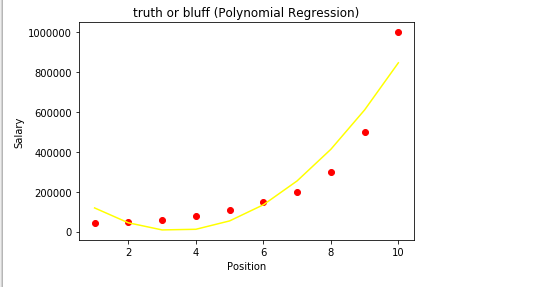

The script that drew this image:
#!/usr/bin/env python2
# -*- coding: utf-8 -*-
"""
Created on Mon Feb 12 15:41:35 2018

@author: meganpolak
"""



import numpy as np 
import matplotlib.pyplot as plt 
import pandas as pd 

dataset=pd.read_csv('Position_Salaries.csv')
X = dataset.iloc[:,1:2].values
y= dataset.iloc[:,2].values

#Fitting Linear Regresion to the dataset 
from sklearn.linear_model import LinearRegression
lin_reg=LinearRegression()
lin_reg.fit(X,y)


#Fitting Polynomial Regression to the dataset 
from sklearn.preprocessing  import PolynomialFeatures 
poly_reg= PolynomialFeatures(degree=2)
X_poly = poly_reg.fit_transform(X)
lin_reg2= LinearRegression()
lin_reg2.fit(X_poly,y)

#Visualizing the Linear Regression results 
plt.scatter(X,y,color='red')
plt.plot(X,lin_reg.predict(X),color='yellow')
plt.title('truth or bluf(Linear Regression')
plt.xlabel('Position')
plt.ylabel('Salary')
plt.show()


#Visualizing the Polynomial Regression results 
plt.scatter(X,y,color='red')
plt.plot(X,lin_reg2.predict(poly_reg.fit_transform(X)),color='yellow')
plt.title('truth or bluff (Polynomial Regression)')
plt.xlabel('Position')
plt.ylabel('Salary')
plt.show()
